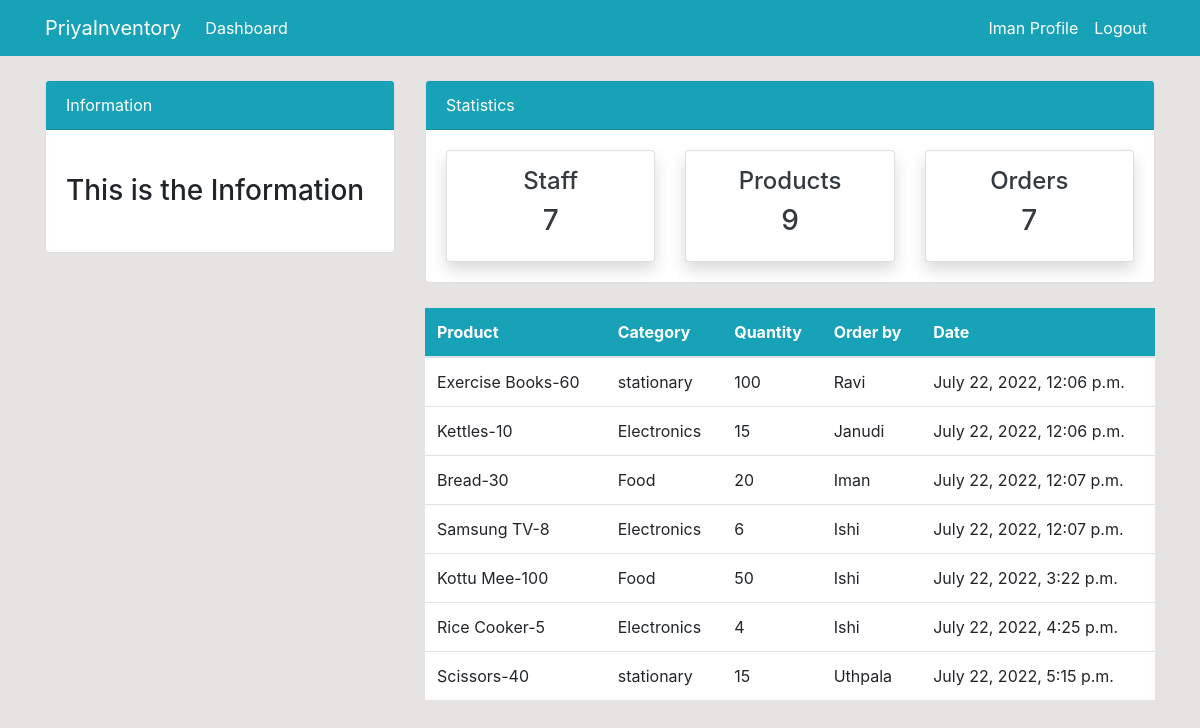
Page /order/ (signed in) on the committed database.
### dashboard/models.py (models this page shows, shortened)
class Order(models.Model):
    product = models.ForeignKey(Product, on_delete=models.CASCADE, null=True)
    staff = models.ForeignKey(User, models.CASCADE, null=True)
    order_quantity = models.PositiveIntegerField(null=True)
    date = models.DateTimeField(auto_now_add=True)
    class Meta:
        verbose_name_plural = 'Order'

class Product(models.Model):
    name = models.CharField(max_length=100, null=True)
    category = models.CharField(max_length=20, choices=CATEGORY, null=True)
    quantity = models.PositiveIntegerField(null=True)
    class Meta:
        verbose_name_plural = 'Product'
    def __str__(self):
        return f'{self.name}-{self.quantity}'

### dashboard/views.py (the view)
# urls.py: path('order/', views.order, name='dashboard-order'),
@login_required
def order(request):
    orders = Order.objects.all()
    orders_count = orders.count()
    workers_count = User.objects.all().count()
    product_count = Product.objects.all().count()
    context={
        'orders': orders,
        'workers_count': workers_count,
        'orders_count': orders_count,
        'product_count': product_count,
    }
    return render(request, 'dashboard/order.html', context)

### templates/dashboard/order.html (shortened to what this page needs)
{% extends 'partials/base.html' %}
{% block content %}
{% include 'partials/topnav.html' %}
    <div class="container">
        <div class="row my-4">
            <div class="col-md-4">
            </div>
            <div class="col-md-8">
                <table class="table bg-white">
                    <thead class="bg-info">
                        <tr class="text-white">
                            <th scope="col">Product</th>
                            <th scope="col">Category</th>
                            <th scope="col">Quantity</th>
                            <th scope="col">Order by</th>
                            <th scope="col">Date</th>
                        </tr>
                    </thead>
                    <tbody>
                        {% for orders in orders %}
                        <tr>
                            <td>{{ orders.product }}</td>
                            <td>{{ orders.product.category }}</td>
                            <td>{{ orders.order_quantity }}</td>
                            <td>
                                {{ orders.staff.username }}
                            </td>
                            <td>
                                {{ orders.date }}
                            </td>
                        </tr>
                        {% endfor %}
                    </tbody>
                </table>
            </div>
        </div>
    </div>
{% endblock %}

### templates/partials/nav.html (shortened to what this page needs)
    <nav class="navbar navbar-expand-lg navbar-info bg-info">
            {% if user.is_authenticated %}
                <div class="container">
                <a class="navbar-brand text-white" href="{% url 'dashboard-index' %}">PriyaInventory</a>
                <div class="collapse navbar-collapse" id="navbarSupportedContent">
                    <ul class="navbar-nav mr-auto">
                        <li class="nav-item active">
                            <a class="nav-link text-white" href="{% url 'dashboard-index' %}">Dashboard </a>
                        </li>
                    </ul>
                    <ul class="navbar-nav ml-auto">
                        <li class="nav-item active">
                            <a class="nav-link text-white" href="{% url 'user-profile' %}">{{ user.username }} Profile </a>
                        </li>
                        <li class="nav-item">
                            <a class="nav-link text-white" href="{% url 'user-logout' %}">Logout</a>
                        </li>
                    </ul>
            {% endif %}
                </div>
               </div>
    </nav>

### static/style.css (style rules this page uses)
body { background: rgb(230, 227, 227); }

### rows in the picture
Order: product "Exercise Books-60", product.category "stationary", order_quantity "100", staff.username "Ravi", date "July 22, 2022, 12:06 p.m."
Order: product "Kettles-10", product.category "Electronics", order_quantity "15", staff.username "Janudi", date "July 22, 2022, 12:06 p.m."
Order: product "Bread-30", product.category "Food", order_quantity "20", staff.username "Iman", date "July 22, 2022, 12:07 p.m."
Order: product "Samsung TV-8", product.category "Electronics", order_quantity "6", staff.username "Ishi", date "July 22, 2022, 12:07 p.m."
Order: product "Kottu Mee-100", product.category "Food", order_quantity "50", staff.username "Ishi", date "July 22, 2022, 3:22 p.m."
Order: product "Rice Cooker-5", product.category "Electronics", order_quantity "4", staff.username "Ishi", date "July 22, 2022, 4:25 p.m."
Order: product "Scissors-40", product.category "stationary", order_quantity "15", staff.username "Uthpala", date "July 22, 2022, 5:15 p.m."

### other values in the picture
{{ user.username }} "Iman"
{{ workers_count }} "7"
{{ product_count }} "9"
{{ orders_count }} "7"
